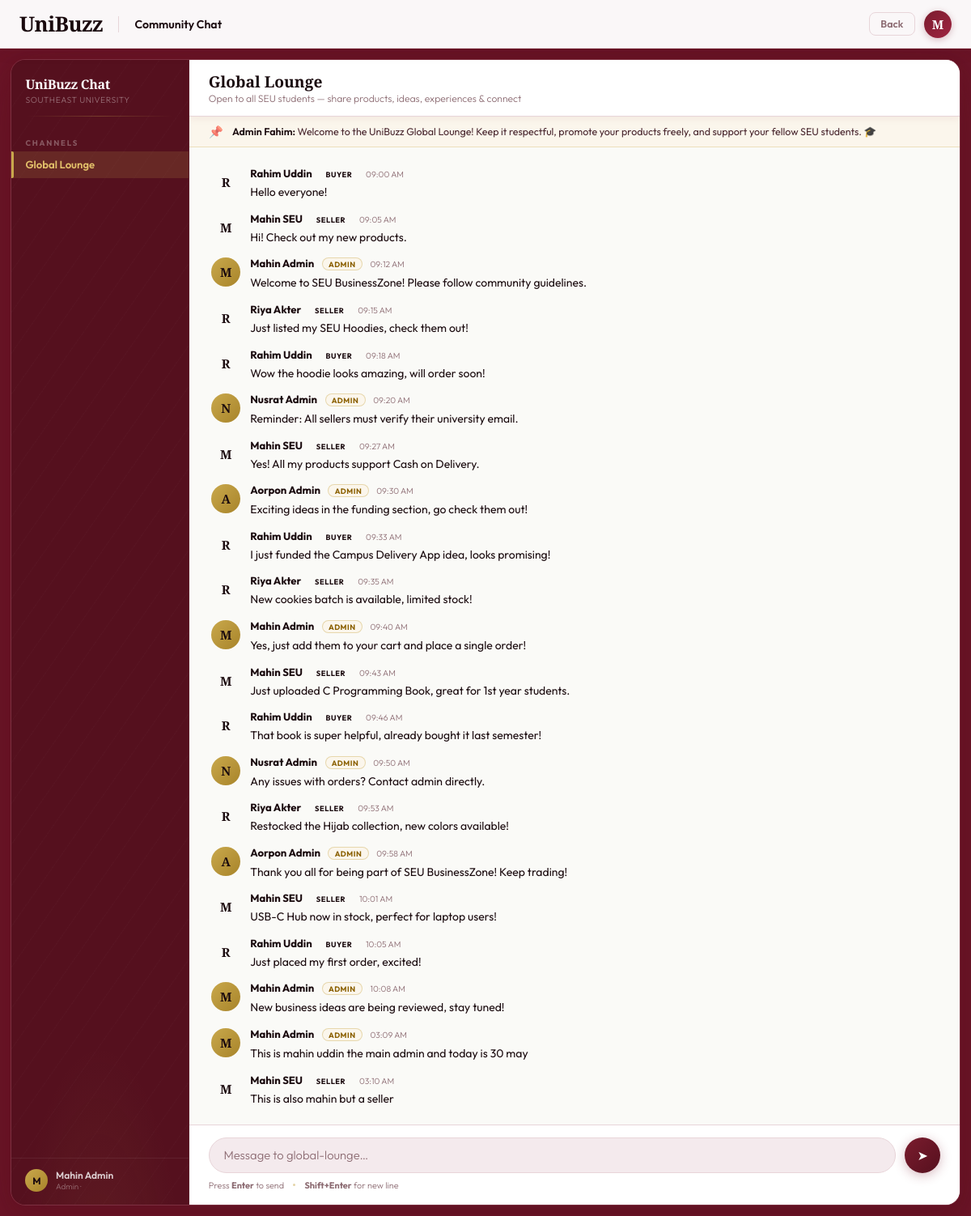
Page /globalChatRoom.php (signed in) on the committed database.
### tables this page shows
CREATE TABLE `user_table` (
  `User_Id` int(11) NOT NULL,
  `First_Name` varchar(100) NOT NULL,
  `Last_Name` varchar(100) NOT NULL,
  `Email` varchar(150) NOT NULL,
  `Mobile` varchar(20) DEFAULT NULL,
  `Password` varchar(255) NOT NULL,
  `Admin_Id` int(11) DEFAULT NULL,
  `Buyer_Id` int(11) DEFAULT NULL,
  `Seller_Id` int(11) DEFAULT NULL
);

CREATE TABLE `global_chat` (
  `Message_id` int(11) NOT NULL,
  `User_Id` int(11) NOT NULL,
  `Message_Date` datetime NOT NULL DEFAULT current_timestamp(),
  `Message` text NOT NULL
);

### globalChatRoom.php (the view, shortened to what this page needs)
<?php
include("database.php");
$userId  = $_SESSION["user_id"];
$sql     = "SELECT user_table.First_Name, user_table.Last_Name,
                   user_table.Admin_Id, user_table.Seller_Id, user_table.Buyer_Id,
                   seller.Department
            FROM user_table
            LEFT JOIN seller ON user_table.User_Id = seller.User_Id
            WHERE user_table.User_Id = $userId";
$result  = mysqli_query($conn, $sql);
$me      = mysqli_fetch_assoc($result);
if(!is_null($me['Admin_Id']))       $myRole = "Admin";
elseif(!is_null($me['Seller_Id']))  $myRole = "Seller";
else                                $myRole = "Buyer";
$myName = $me['First_Name'] . " " . $me['Last_Name'];
$myDept = $me['Department'] ?? '';
$sql = "SELECT global_chat.Message_id, global_chat.Message, global_chat.User_Id, global_chat.Message_Date,
               user_table.First_Name, user_table.Last_Name,
               user_table.Admin_Id, user_table.Seller_Id, user_table.Buyer_Id,
               seller.Department
        FROM global_chat
        JOIN user_table ON global_chat.User_Id = user_table.User_Id
        LEFT JOIN seller ON user_table.User_Id = seller.User_Id
        ORDER BY global_chat.Message_Date ASC";
$result   = mysqli_query($conn, $sql);
$messages = mysqli_fetch_all($result, MYSQLI_ASSOC);
?>
<?php
if($_SESSION["role"] == "admin")        $backLink = "adminHomepage.php";
elseif($_SESSION["role"] == "seller")   $backLink = "sellerHomepage.php";
else                                    $backLink = "buyerHomepage.php";
?>
<!DOCTYPE html>
<html lang="en">
<head>
<link rel="stylesheet" href="globalChatRoom.css">
</head>
<body>
<nav class="navbar">
  <div class="nav-logo">UniBuzz</div>
  <div class="nav-room">
    Community Chat
  </div>
  <div class="nav-right">
    <a href="<?php echo $backLink; ?>"  class="nav-btn nav-btn-ghost">Back</a>
    <div class="nav-avatar"><?php echo strtoupper(substr($myName, 0, 1)); ?></div>
  </div>
</nav>
<div class="page-wrapper">
<div class="chat-root">
  <aside class="sidebar-left">
    <div class="sl-content">
      <div class="sl-header">
        <div class="sl-title">UniBuzz Chat</div>
        <div class="sl-sub">Southeast University</div>
      </div>
      <div class="sl-divider"></div>
      <div class="channel-group-label">Channels</div>
      <a href="globalChatRoom.php" class="channel-item active">
        Global Lounge
      </a>
      <div class="sl-footer">
        <div class="sl-footer-avatar"><?php echo strtoupper(substr($myName, 0, 1)); ?></div>
        <div>
          <div class="sl-footer-name"><?php echo $myName; ?></div>
          <div class="sl-footer-role"><?php echo $myRole; ?> · <?php echo $myDept; ?></div>
        </div>
      </div>
    </div>
  </aside>
  <div class="chat-main">
    <div class="chat-header">
      <div class="chat-header-left">
        <div>
          <div class="ch-name">Global Lounge</div>
          <div class="ch-desc">Open to all SEU students — share products, ideas, experiences &amp; connect</div>
        </div>
      </div>
    </div>
    <div class="pinned-bar">
      <span class="pin-icon">📌</span>
      <div class="pin-text"><strong>Admin Fahim:</strong> Welcome to the UniBuzz Global Lounge! Keep it respectful, promote your products freely, and support your fellow SEU students. 🎓</div>
    </div>
    <div class="messages-wrap" id="messages">
        <?php foreach($messages as $msg): ?>
        <?php
            if(!is_null($msg['Admin_Id']))       $role = "Admin";
            elseif(!is_null($msg['Seller_Id']))  $role = "Seller";
            else                                 $role = "Buyer";
            if($role == "Admin")        $avatarClass = "av-admin";
            elseif($role == "Seller")   $avatarClass = "av-seller";
            else                        $avatarClass = "av-buyer";
            $senderName   = $msg['First_Name'] . " " . $msg['Last_Name'];
            $firstLetter  = strtoupper(substr($msg['First_Name'], 0, 1));
            $time         = date("h:i A", strtotime($msg['Message_Date']));
        ?>
        <div class="msg-row">
            <div class="msg-avatar  <?php echo $avatarClass; ?>">
                <?php echo $firstLetter; ?>
            </div>
            <div class="msg-body-wrap">
                <div class="msg-meta">
                    <span class="msg-name"><?php echo $senderName; ?></span>
                    <span class="msg-role-badge role-<?php echo strtolower($role); ?>">
                        <?php
                        if($role == "Admin")       echo "Admin";
                        elseif($role == "Seller")  echo "Seller";
                        else                       echo "Buyer";
                        ?>
                    </span>
                    <span class="msg-time"><?php echo $time; ?></span>
                </div>
                <div class="msg-text"><?php echo htmlspecialchars($msg['Message']); ?></div>
            </div>
        </div>
        <?php endforeach; ?>
    </div>
    <div class="chat-input-area">
        <form method="POST">
            <div class="input-row">
                <div class="input-wrap">
                    <textarea class="chat-textarea" name="message"
                            placeholder="Message to global-lounge…" rows="1"></textarea>
                </div>
                <button class="send-btn" type="submit" name="send_message">➤</button>
            </div>
            <div class="input-hint">
                <span>Press <strong>Enter</strong> to send</span>
                <div class="input-hint-dot"></div>
                <span><strong>Shift+Enter</strong> for new line</span>
            </div>
        </form>
    </div>
  </div>
</div>
</div>
</body>
</html>

### rows in the picture
user_table: substr($myName, 0, 1) "M", myName "Mahin Admin", Admin_Id "Admin"
global_chat: User_Id.First_Name "R", User_Id.Last_Name "Rahim Uddin", shows "BUYER", Message_Date "09:00 AM", Message "Hello everyone!"
global_chat: User_Id.First_Name "M", User_Id.Last_Name "Mahin SEU", shows "SELLER", Message_Date "09:05 AM", Message "Hi! Check out my new products."
global_chat: User_Id.First_Name "M", User_Id.Last_Name "Mahin Admin", shows "ADMIN", Message_Date "09:12 AM", Message "Welcome to SEU BusinessZone! Please follow community guidelines."
global_chat: User_Id.First_Name "R", User_Id.Last_Name "Riya Akter", shows "SELLER", Message_Date "09:15 AM", Message "Just listed my SEU Hoodies, check them out!"
global_chat: User_Id.First_Name "R", User_Id.Last_Name "Rahim Uddin", shows "BUYER", Message_Date "09:18 AM", Message "Wow the hoodie looks amazing, will order soon!"
global_chat: User_Id.First_Name "N", User_Id.Last_Name "Nusrat Admin", shows "ADMIN", Message_Date "09:20 AM", Message "Reminder: All sellers must verify their university email."
global_chat: User_Id.First_Name "M", User_Id.Last_Name "Mahin SEU", shows "SELLER", Message_Date "09:27 AM", Message "Yes! All my products support Cash on Delivery."
global_chat: User_Id.First_Name "A", User_Id.Last_Name "Aorpon Admin", shows "ADMIN", Message_Date "09:30 AM", Message "Exciting ideas in the funding section, go check them out!"
global_chat: User_Id.First_Name "R", User_Id.Last_Name "Rahim Uddin", shows "BUYER", Message_Date "09:33 AM", Message "I just funded the Campus Delivery App idea, looks promising!"
global_chat: User_Id.First_Name "R", User_Id.Last_Name "Riya Akter", shows "SELLER", Message_Date "09:35 AM", Message "New cookies batch is available, limited stock!"
global_chat: User_Id.First_Name "M", User_Id.Last_Name "Mahin Admin", shows "ADMIN", Message_Date "09:40 AM", Message "Yes, just add them to your cart and place a single order!"
global_chat: User_Id.First_Name "M", User_Id.Last_Name "Mahin SEU", shows "SELLER", Message_Date "09:43 AM", Message "Just uploaded C Programming Book, great for 1st year students."
global_chat: User_Id.First_Name "R", User_Id.Last_Name "Rahim Uddin", shows "BUYER", Message_Date "09:46 AM", Message "That book is super helpful, already bought it last semester!"
global_chat: User_Id.First_Name "N", User_Id.Last_Name "Nusrat Admin", shows "ADMIN", Message_Date "09:50 AM", Message "Any issues with orders? Contact admin directly."
global_chat: User_Id.First_Name "R", User_Id.Last_Name "Riya Akter", shows "SELLER", Message_Date "09:53 AM", Message "Restocked the Hijab collection, new colors available!"
global_chat: User_Id.First_Name "A", User_Id.Last_Name "Aorpon Admin", shows "ADMIN", Message_Date "09:58 AM", Message "Thank you all for being part of SEU BusinessZone! Keep trading!"
global_chat: User_Id.First_Name "M", User_Id.Last_Name "Mahin SEU", shows "SELLER", Message_Date "10:01 AM", Message "USB-C Hub now in stock, perfect for laptop users!"
global_chat: User_Id.First_Name "R", User_Id.Last_Name "Rahim Uddin", shows "BUYER", Message_Date "10:05 AM", Message "Just placed my first order, excited!"
global_chat: User_Id.First_Name "M", User_Id.Last_Name "Mahin Admin", shows "ADMIN", Message_Date "10:08 AM", Message "New business ideas are being reviewed, stay tuned!"
global_chat: User_Id.First_Name "M", User_Id.Last_Name "Mahin Admin", shows "ADMIN", Message_Date "03:09 AM", Message "This is mahin uddin the main admin and today is 30 may"
global_chat: User_Id.First_Name "M", User_Id.Last_Name "Mahin SEU", shows "SELLER", Message_Date "03:10 AM", Message "This is also mahin but a seller"
